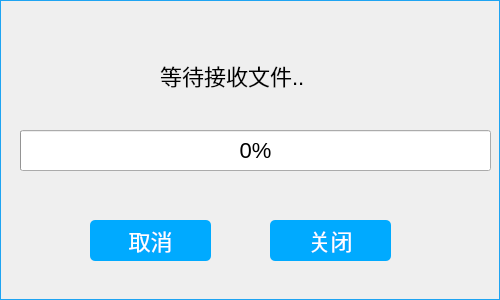
<?xml version="1.0" encoding="UTF-8"?>
<ui version="4.0">
 <class>TcpClient</class>
 <widget class="QDialog" name="TcpClient">
  <property name="geometry">
   <rect>
    <x>0</x>
    <y>0</y>
    <width>500</width>
    <height>300</height>
   </rect>
  </property>
  <property name="windowTitle">
   <string>接收端</string>
  </property>
  <property name="styleSheet">
   <string notr="true">#TcpClient{
border-image: url(:/res/bluebackground.jpg);
border-width : 1px;

border-color : #1ea4f2;

border-style : solid;

border-width : 1px;
}


*{
font-size:22px;
}

#frame{border-radius:15px;}

</string>
  </property>
  <widget class="QProgressBar" name="progressBar">
   <property name="geometry">
    <rect>
     <x>20</x>
     <y>130</y>
     <width>471</width>
     <height>41</height>
    </rect>
   </property>
   <property name="value">
    <number>0</number>
   </property>
  </widget>
  <widget class="QLabel" name="tcpClientStatusLabel">
   <property name="geometry">
    <rect>
     <x>160</x>
     <y>60</y>
     <width>181</width>
     <height>31</height>
    </rect>
   </property>
   <property name="styleSheet">
    <string notr="true">font: 16pt &quot;微软雅黑&quot;;</string>
   </property>
   <property name="text">
    <string>等待接收文件..</string>
   </property>
  </widget>
  <widget class="QPushButton" name="tcpClientCancelBtn">
   <property name="geometry">
    <rect>
     <x>90</x>
     <y>220</y>
     <width>121</width>
     <height>41</height>
    </rect>
   </property>
   <property name="styleSheet">
    <string notr="true">background-color: rgb(0, 170, 255);
border-radius:5px;
color: rgb(255, 255, 255);</string>
   </property>
   <property name="text">
    <string>取消</string>
   </property>
  </widget>
  <widget class="QPushButton" name="tcpClientCloseBtn">
   <property name="geometry">
    <rect>
     <x>270</x>
     <y>220</y>
     <width>121</width>
     <height>41</height>
    </rect>
   </property>
   <property name="styleSheet">
    <string notr="true">background-color: rgb(0, 170, 255);
border-radius:5px;
color: rgb(255, 255, 255);</string>
   </property>
   <property name="text">
    <string>关闭</string>
   </property>
  </widget>
 </widget>
 <resources/>
 <connections/>
</ui>
